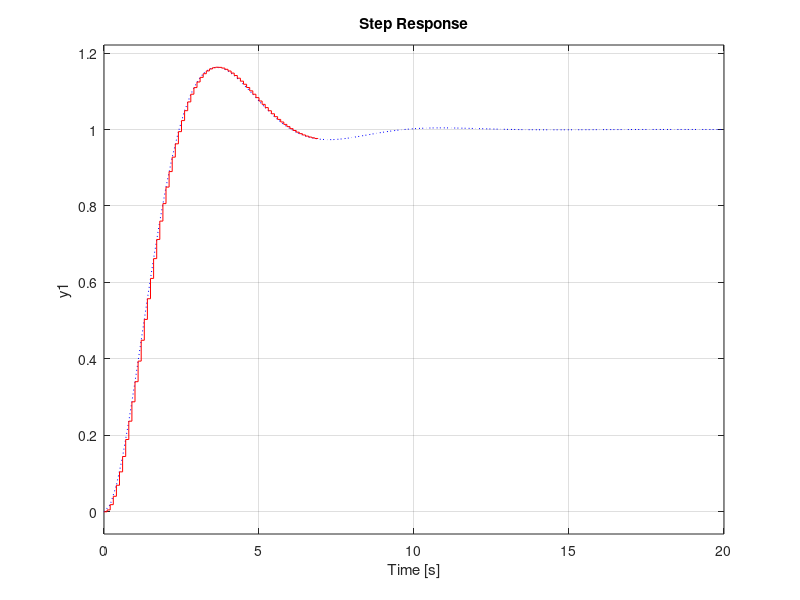

Recreate this plot in MATLAB.
clear all;
Ts = 0.1; %time stamp / vzorkovaci perioda
%vytvoreni systemu
sysTF = tf(1,[1 1 1]); 
step(sysTF, 'b:');

D=c2d(sysTF,Ts); %to discreet representation
[A,B,C,D]=ssdata(D); %to state space model
Nx = size(A,1);
x = zeros(Nx, 1);

u = ones(1,70); %input data for step
t = 0:Ts:(length(u)*Ts)-Ts; %time data

y = zeros(1,length(u));
for k = Nx:length(u)
    x = A*x + B*u(k-1);
    y(k)= C*x + D*u(k-1);
end

hold on; 
stairs(t,y,'-r');
